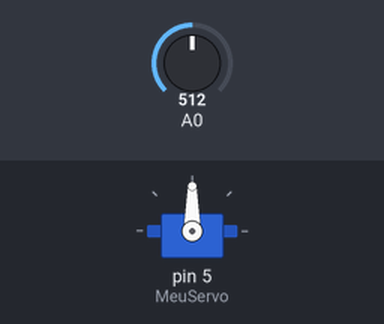
The sketch below on a simulated Arduino Uno, built with avr-gcc and run on an emulated ATmega328P. On the bench: servo. Inputs (shaded band) come from the test bench; at power-on: A0 = 512.

Above: at 1.8 s.
1.9 s: A0 set to 716
At 2.3 s:
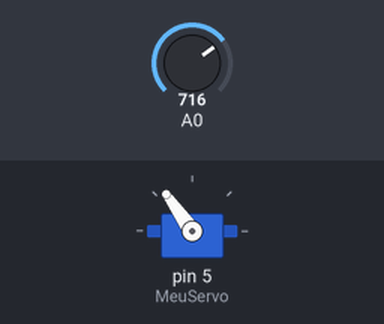
3.5 s: A0 set to 900
At 5.1 s:
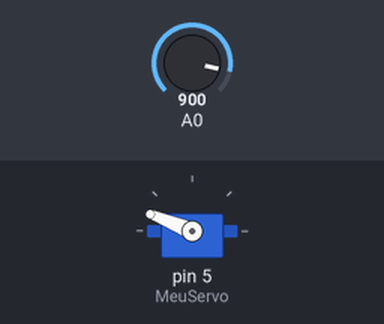
5.5 s: A0 set to 1023
At 6.6 s:
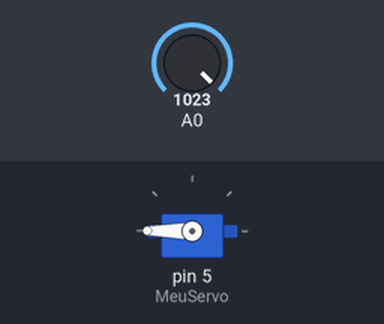
7.5 s: A0 set to 306
At 9.2 s:
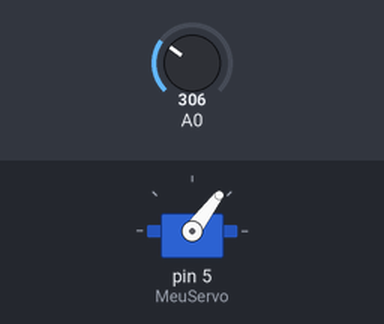
9.5 s: A0 set to 122
At 10.9 s:
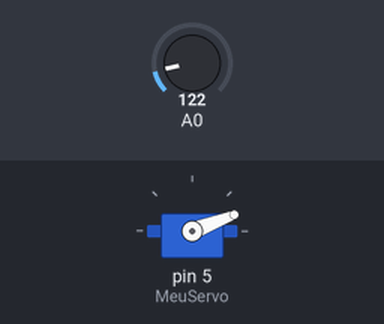
Timing chart, 0 to 12.5 s (numbered marks = the images above; inputs shaded):
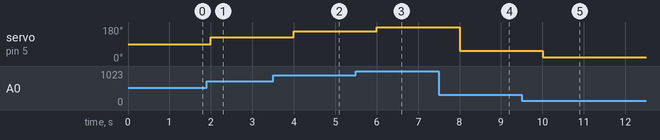

The sketch:

aula3_servomotor_ex1.ino
```cpp
#include <Servo.h>
Servo MeuServo; // Cria um objeto Servo
void setup()
{
MeuServo.attach(5); // Servo no pino 5
MeuServo.write(0);
}
void loop()
{
int angulo = analogRead(A0); // Lê o valor do potenciômetro
angulo = map(angulo, 0, 1023, 0, 180); // Mudança de Escala
MeuServo.write(angulo); // Escreve o ângulo para o servomotor
delay(1000); // Espera de 20ms para que o servomotor atinja a posição
}
```

Measured:
- after the input at 1.9 s, servo on pin 5 (MeuServo): 90° → 125° after 0.10 s
- after the input at 3.5 s, servo on pin 5 (MeuServo): 125° → 158° after 0.50 s
- after the input at 5.5 s, servo on pin 5 (MeuServo): 158° → 180° after 0.50 s
- after the input at 7.5 s, servo on pin 5 (MeuServo): 180° → 53° after 0.50 s
- after the input at 9.5 s, servo on pin 5 (MeuServo): 53° → 21° after 0.50 s
